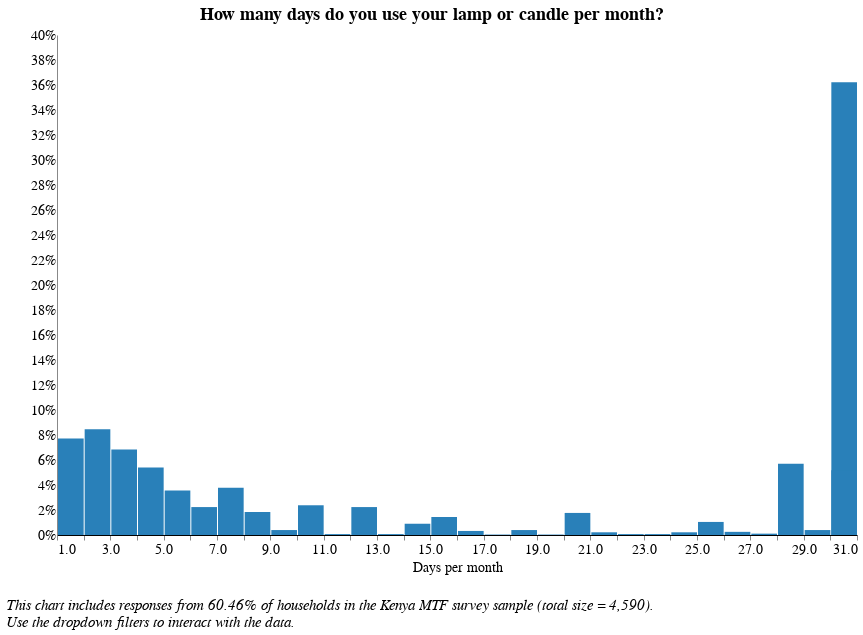

Notebook source saved alongside this figure:
### Code cell
# In the last 12 months, how many HOURS did you use [LAMP/CANDLE]?

alt.data_transformers.disable_max_rows()
source1 = module2[module2[['num_days']].notnull().all(1)]

c_1 = source1['num_days'] != 'NaN'
c_2 = source1['elc_aggr_tier'] != 'NaN'

source = source1[conjunction(c_1,c_2)]
df = source[['elc_aggr_tier','num_days', 'locality','lamp_type']]

# Locality filter    
locality_options = [None, 'Urban', 'Rural', 'Peri-urban']
locality_labels = ['National', 'Urban', 'Rural', 'Peri-Urban']
locality_dropdown=alt.binding_select(
    options= locality_options, 
    labels = locality_labels, 
    name = "Locality Breakdown  ")
locality_select=alt.selection_single(
    fields=['locality'],
    bind=locality_dropdown)

# Tier filter
tiers = [None, 'Tier 0', 'Tier 1', 'Tier 2', 'Tier 3', 'Tier 4', 'Tier 5']
tier_labels = ['All Tiers', 'Tier 0', 'Tier 1', 'Tier 2', 'Tier 3', 'Tier 4', 'Tier 5']
tier_dropdown=alt.binding_select(options=tiers, 
                                 labels = tier_labels, 
                                 name = "Electricity Tier  ")
tier_select=alt.selection_single(fields=['elc_aggr_tier'],
                                bind=tier_dropdown)

# Source filter
sources = [None, 'Candles',  'Hurricane Lamps', 'Open Wick Lamps', 'Pressurized Lamps']
source_labels = ['All Sources', 'Candles', 'Hurricane Lamps', 'Open Wick Lamps', 'Pressurized Lamps']
source_dropdown=alt.binding_select(options=sources, 
                                 labels = source_labels, 
                                 name = "Lamp/Candle Source  ")
source_select=alt.selection_single(fields=['lamp_type'],
                                bind=source_dropdown)

# Chart
f8 = alt.Chart(df).transform_joinaggregate(
    total='count(*)'
).transform_calculate(
    pct='1 / datum.total'                              
).mark_bar(color = '#2980B9').encode(
    alt.X("num_days", 
          bin=alt.Bin(extent=[1, 31], step=1), 
          scale = alt.Scale(domain=(1,31),clamp = True),
          axis = alt.Axis(title = "Days per month ")),
    y= alt.Y('sum(pct):Q', axis=alt.Axis(format='%'), title = " "),
    tooltip = [alt.Tooltip('num_days:N', title = "Response (Binned)"), 
               alt.Tooltip('sum(pct):Q', format = '.2%', title = "Percentage")]
).transform_bin(
    "mbin",
    field="m",
    bin=alt.Bin(maxbins=10)
).add_selection(
    locality_select
).transform_filter(
    locality_select
).add_selection(
    source_select
).transform_filter(
    source_select
).add_selection(
    tier_select
).transform_filter(
    tier_select 
).properties(
    height = 500,
    width = 800)

chart = f8.properties(
    title={
      "text": ["How many days do you use your lamp or candle per month?"],
      "color": "black",
        "font": 'Times New Roman'
    }
)

final = alt.concat(chart,
    title=alt.TitleParams(
        ['', '',  
         'This chart includes responses from 60.46% of households in the Kenya MTF survey sample (total size = 4,590).',
         'Use the dropdown filters to interact with the data.'],
        baseline='bottom',
        orient='bottom',
        anchor='start',
        font = 'Times New Roman',
        fontWeight='normal',
        fontStyle = "italic",
        fontSize=15)
)

final = final.configure(font = 'Times New Roman')
final

### Figure 1 — Vega-Lite specification as saved in the notebook (floating-point values rounded to 4 significant figures; data arrays with more than 128 entries replaced by an {"elided": "..."} marker saying what was removed)
{"width": 800, "height": 400, "config": {"title": {"fontSize": 18, "font": "Times New Roman", "anchor": "center", "fontColor": "#000000"}, "axisX": {"domain": true, "domainColor": "#000000", "grid": false, "labelFont": "Times New Roman", "labelFontSize": 14, "titleFont": "Times New Roman", "titleFontSize": 14, "titleFontWeight": "normal", "title": "X Axis Title (units)"}, "axisY": {"domain": true, "grid": false, "gridColor": "#DEDDDD", "gridWidth": 1, "labelFont": "Times New Roman", "labelFontSize": 14, "labelAngle": 0, "ticks": false, "titleFont": "Times New Roman", "titleFontSize": 14, "titleFontWeight": "normal", "titlePadding": 10, "title": "Y Axis Title (units)"}, "range": {"category": ["#2980B9", "#003366", "#FFAE19", "#D68910", "#E67E22", "#D35400", "#FF4500", "#FF6162", "#438B28", "#45B39D", "#99ADC1", "#212F3C"]}, "legend": {"labelFont": "Times New Roman", "labelFontSize": 14, "symbolType": "square", "symbolSize": 100, "titleFont": "Times New Roman", "titleFontSize": 14, "titleFontWeight": "normal", "title": "Legend", "orient": "right", "offset": 0}, "tooltip": {"font": "Open Sans"}, "view": {"stroke": "transparent", "text": {"font": "Times New Roman", "color": ["#2980B9", "#003366", "#FFAE19", "#D68910", "#E67E22", "#D35400", "#FF4500", "#FF6162", "#438B28", "#45B39D", "#99ADC1", "#212F3C"], "fontSize": 14, "align": "right", "fontWeight": 400, "size": 14}, "bar": {"size": 40, "binSpacing": 1, "continuousBandSize": 30, "discreteBandSize": 30, "fill": ["#2980B9", "#003366", "#FFAE19", "#D68910", "#E67E22", "#D35400", "#FF4500", "#FF6162", "#438B28", "#45B39D", "#99ADC1", "#212F3C"], "stroke": false}}, "font": "Times New Roman"}, "concat": [{"mark": {"type": "bar", "color": "#2980B9"}, "encoding": {"tooltip": [{"type": "nominal", "field": "num_days", "title": "Response (Binned)"}, {"type": "quantitative", "aggregate": "sum", "field": "pct", "format": ".2%", "title": "Percentage"}], "x": {"type": "quantitative", "axis": {"title": "Days per month "}, "bin": {"extent": [1, 31], "step": 1}, "field": "num_days", "scale": {"clamp": true, "domain": [1, 31]}}, "y": {"type": "quantitative", "aggregate": "sum", "axis": {"format": "%"}, "field": "pct", "title": " "}}, "height": 500, "selection": {"selector030": {"type": "single", "fields": ["locality"], "bind": {"input": "select", "options": [null, "Urban", "Rural", "Peri-urban"], "labels": ["National", "Urban", "Rural", "Peri-Urban"], "name": "Locality Breakdown  "}}, "selector032": {"type": "single", "fields": ["lamp_type"], "bind": {"input": "select", "options": [null, "Candles", "Hurricane Lamps", "Open Wick Lamps", "Pressurized Lamps"], "labels": ["All Sources", "Candles", "Hurricane Lamps", "Open Wick Lamps", "Pressurized Lamps"], "name": "Lamp/Candle Source  "}}, "selector031": {"type": "single", "fields": ["elc_aggr_tier"], "bind": {"input": "select", "options": [null, "Tier 0", "Tier 1", "Tier 2", "Tier 3", "Tier 4", "Tier 5"], "labels": ["All Tiers", "Tier 0", "Tier 1", "Tier 2", "Tier 3", "Tier 4", "Tier 5"], "name": "Electricity Tier  "}}}, "title": {"text": ["How many days do you use your lamp or candle per month?"], "color": "black", "font": "Times New Roman"}, "transform": [{"joinaggregate": [{"op": "count", "field": "*", "as": "total"}]}, {"calculate": "1 / datum.total", "as": "pct"}, {"bin": {"maxbins": 10}, "field": "m", "as": "mbin"}, {"filter": {"selection": "selector030"}}, {"filter": {"selection": "selector032"}}, {"filter": {"selection": "selector031"}}], "width": 800}], "data": {"name": "data-6efb58b269f08ab2dc04a86a6edccd3f"}, "title": {"text": ["", "", "This chart includes responses from 60.46% of households in the Kenya MTF survey sample (total size = 4,590).", "Use the dropdown filters to interact with the data."], "anchor": "start", "baseline": "bottom", "font": "Times New Roman", "fontSize": 15, "fontStyle": "italic", "fontWeight": "normal", "orient": "bottom"}, "$schema": "https://vega.github.io/schema/vega-lite/v4.8.1.json", "datasets": {"data-6efb58b269f08ab2dc04a86a6edccd3f": {"elided": "2775 records"}}}
